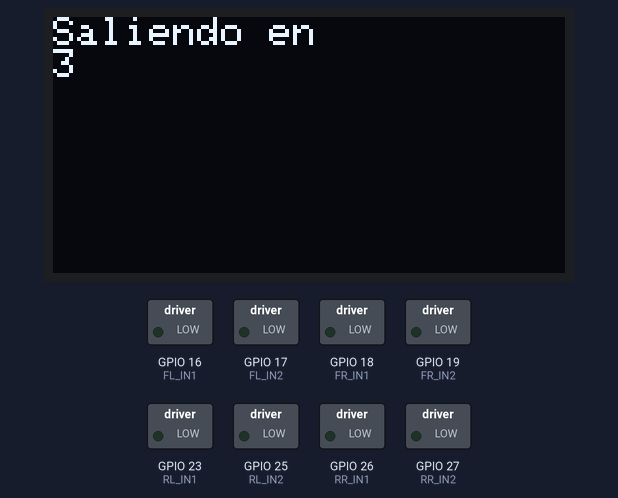
Recording of a sketch running on a simulated ESP32. Shown: 128×64 one-colour display, switched loads named in the sketch (green lamp = pin HIGH).

Above: at 0.1 s.
At 3.2 s:
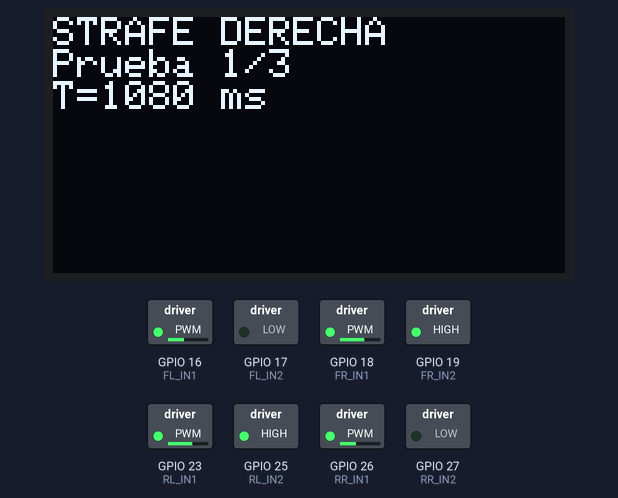
At 13.4 s:
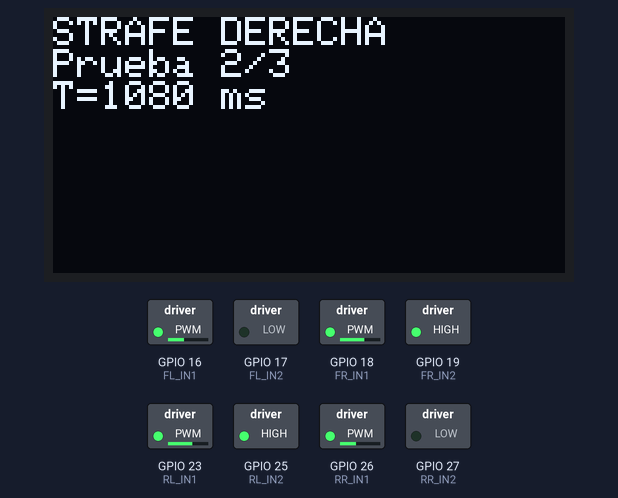
At 14.5 s:
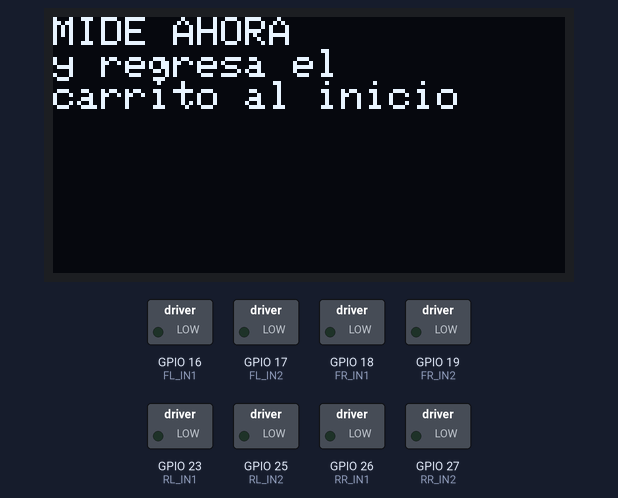
At 22.6 s:
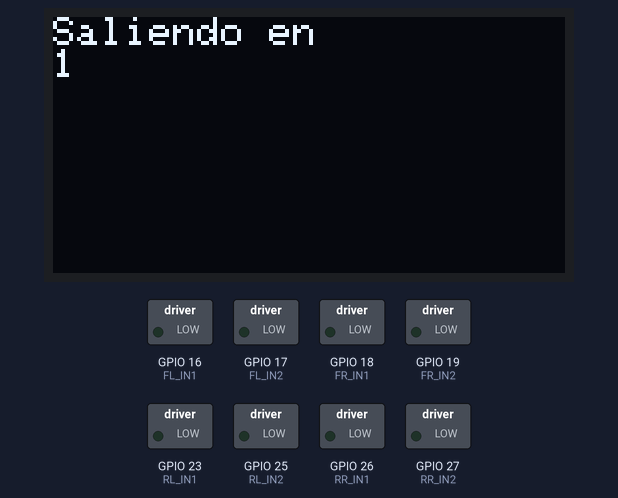
At 30.7 s:
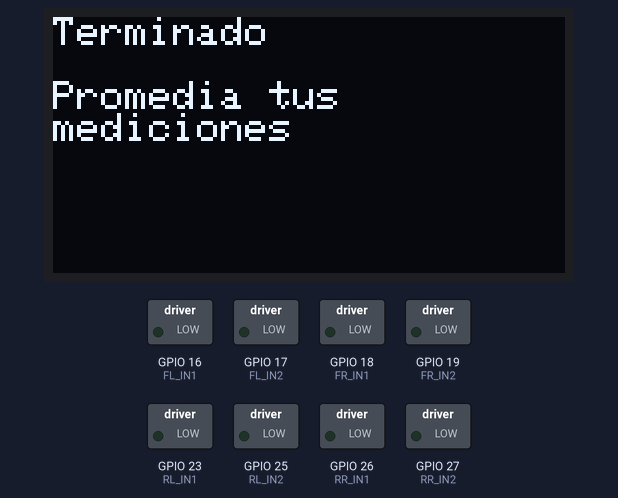
Timing chart, 0 to 32.2 s (numbered marks = the images above):
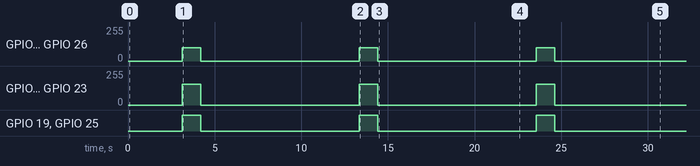

The sketch:

calibracion_carrito.ino
```cpp
/*
  calibración del carrito (avance, giro 90° y strafe)
  Sube este código, pon el carrito en la pista y ve apuntando lo que mide.
  No necesita monitor serial, todo se ve en la OLED, así que puedes
  desconectar el USB y usar solo la batería.
*/

#include <Wire.h>
#include <Adafruit_GFX.h>
#include <Adafruit_SSD1306.h>

// ===== qué quieres calibrar (deja solo UNA en 1) =====
#define PRUEBA_AVANCE  0
#define PRUEBA_GIRO    0
#define PRUEBA_STRAFE  1

// ===== tiempos de prueba (los cambias entre subidas) =====
#define VELOCIDAD_BASE   100
#define TIEMPO_PRUEBA_MS 1080   // avance: se mide cuántos cm recorre en este tiempo
                                // giro: ajústalo hasta que gire justo 90°
                                // strafe: igual que avance, pero de lado
#define REPETICIONES     3
#define ESPERA_MEDIR_MS  6000   // tiempo para que midas y regreses el carrito

// pines (los mismos del código final)
#define FL_IN1  16
#define FL_IN2  17
#define FR_IN1  18
#define FR_IN2  19
#define RL_IN1  23
#define RL_IN2  25
#define RR_IN1  26
#define RR_IN2  27

#define PWM_FREQ        1000
#define PWM_RESOLUTION  8

Adafruit_SSD1306 display(128, 64, &Wire, -1);

void setup() {
  pinMode(FL_IN1, OUTPUT); pinMode(FL_IN2, OUTPUT);
  pinMode(FR_IN1, OUTPUT); pinMode(FR_IN2, OUTPUT);
  pinMode(RL_IN1, OUTPUT); pinMode(RL_IN2, OUTPUT);
  pinMode(RR_IN1, OUTPUT); pinMode(RR_IN2, OUTPUT);

  ledcAttach(FL_IN1, PWM_FREQ, PWM_RESOLUTION);
  ledcAttach(FR_IN1, PWM_FREQ, PWM_RESOLUTION);
  ledcAttach(RL_IN1, PWM_FREQ, PWM_RESOLUTION);
  ledcAttach(RR_IN1, PWM_FREQ, PWM_RESOLUTION);

  display.begin(SSD1306_SWITCHCAPVCC, 0x3C);
  detenerMotores();
}

void loop() {
  for (int i = 1; i <= REPETICIONES; i++) {
    cuentaRegresiva();

#if PRUEBA_AVANCE
    mostrar("AVANCE\nPrueba " + String(i) + "/" + String(REPETICIONES) +
            "\nT=" + String(TIEMPO_PRUEBA_MS) + " ms");
    setMotores(VELOCIDAD_BASE, VELOCIDAD_BASE, VELOCIDAD_BASE, VELOCIDAD_BASE);
#elif PRUEBA_GIRO
    mostrar("GIRO DERECHA\nPrueba " + String(i) + "/" + String(REPETICIONES) +
            "\nT=" + String(TIEMPO_PRUEBA_MS) + " ms");
    setMotores(VELOCIDAD_BASE, -VELOCIDAD_BASE, VELOCIDAD_BASE, -VELOCIDAD_BASE);
#elif PRUEBA_STRAFE
    mostrar("STRAFE DERECHA\nPrueba " + String(i) + "/" + String(REPETICIONES) +
            "\nT=" + String(TIEMPO_PRUEBA_MS) + " ms");
    setMotores(VELOCIDAD_BASE, -VELOCIDAD_BASE, -VELOCIDAD_BASE, VELOCIDAD_BASE);
#endif

    delay(TIEMPO_PRUEBA_MS);
    detenerMotores();

    mostrar("MIDE AHORA\ny regresa el\ncarrito al inicio");
    delay(ESPERA_MEDIR_MS);
  }

  mostrar("Terminado\n\nPromedia tus\nmediciones");
  while (true) { delay(1000); }
}

void cuentaRegresiva() {
  for (int s = 3; s > 0; s--) {
    mostrar("Saliendo en\n" + String(s));
    delay(1000);
  }
}

void setMotores(int fl, int fr, int rl, int rr) {
  setMotor(FL_IN1, FL_IN2, fl);
  setMotor(FR_IN1, FR_IN2, fr);
  setMotor(RL_IN1, RL_IN2, rl);
  setMotor(RR_IN1, RR_IN2, rr);
}

void setMotor(int pinIN1, int pinIN2, int velocidad) {
  if (velocidad >= 0) {
    digitalWrite(pinIN2, LOW);
    ledcWrite(pinIN1, velocidad);
  } else {
    digitalWrite(pinIN2, HIGH);
    ledcWrite(pinIN1, 255 + velocidad);
  }
}

void detenerMotores() {
  setMotores(0, 0, 0, 0);
}

void mostrar(String texto) {
  display.clearDisplay();
  display.setTextSize(1);
  display.setTextColor(SSD1306_WHITE);
  display.setCursor(0, 0);
  display.println(texto);
  display.display();
}
```

prog-ESP32.cpp
```cpp
//Microcontrolador ESP32

#if __has_include(<Arduino.h>)
#include <Arduino.h>
#else
// Declaraciones utilizadas cuando el framework de Arduino no está disponible para el editor.
struct SerialPort {
  void begin(unsigned long);
  void println(const char*);
};
extern SerialPort Serial;
void delay(unsigned long);
#endif

void setup() {
  Serial.begin(115200); // Inicia la comunicación serial a 115200 baudios
}

void loop() {
  Serial.println("Hola desde el ESP32");
  delay(1000); // Espera 1 segundo (1000 milisegundos)
}
```

Measured:
- by itself, GPIO 16 (FL_IN1), GPIO 26 (RR_IN1): alternates 100/255 for 1.1 s and 0/255 for 9.1 s, 6 changes in all, then stays 0/255
- by itself, GPIO 18 (FR_IN1), GPIO 23 (RL_IN1): alternates 154/255 for 1.1 s and 0/255 for 9.1 s, 6 changes in all, then stays 0/255
- by itself, GPIO 19 (FR_IN2), GPIO 25 (RL_IN2): alternates HIGH for 1.1 s and LOW for 9.1 s, 6 changes in all, then stays LOW
- what the display in image 3 shows lasts 6.1 s, from 14.4 s to 20.5 s
- what the display in image 4 shows lasts 1.0 s, from 22.5 s to 23.5 s
